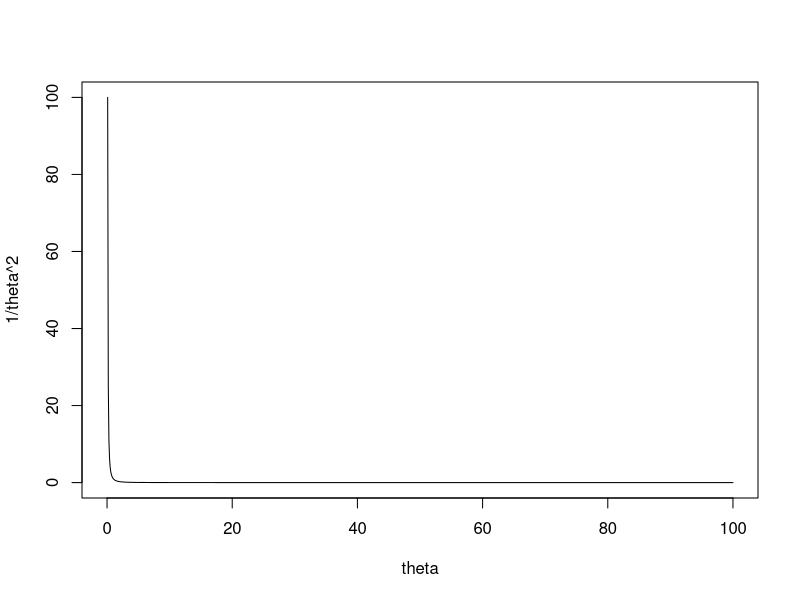

Recreate this plot in R. (Note: this script raises an error after producing the figure.)
## ---- chunk 1
n = 200
y_mean = 2172
mu0 = 1875
sigma0 = 160
sigma1= 200

mun = ((1/sigma0^2)*mu0+(n/sigma1^2)*y_mean)/(1/sigma0^2 +n/sigma1^2)
sigman = 1/(1/sigma0^2 + n/sigma1^2)
mun
sqrt(sigman)
1/sigman
mun-1.96*sqrt(sigman)
mun+1.96*sqrt(sigman)
## ---- chunk 2
theta = seq(0, 100, 0.1)
plot(theta, 1/theta^2, type="l")

## ---- chunk 3
# Flint data
post.sigma.2.sim = (n-1)*s.2 / rchisq(1000, n-1)
post.mu.sim = rnorm(1000, ybar, sqrt(post.sigma.2.sim/n))
quantile(post.mu.sim, c(0.025, 0.975))
quantile(post.sigma.2.sim, c(0.025, 0.975))

# simualate from the posterior predictive distribution
post.pred.sim = rnorm(1000, post.mu.sim, sqrt(post.sigma.2.sim))

hist(post.pred.sim)
abline(v=log(15), col="red")
